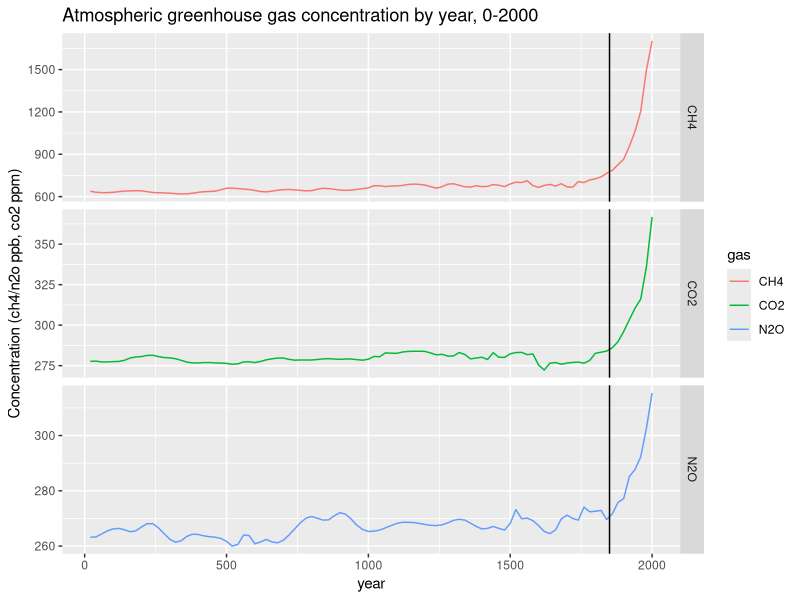

The R script that drew this image:
library(tidyverse)
library(dslabs)
data(temp_carbon)
data(greenhouse_gases)
data(historic_co2)

greenhouse_gases %>%
  ggplot(aes(year, concentration, col=gas)) +
  geom_line() +
  facet_grid(gas~., scales = "free") +
  geom_vline(aes(xintercept=1850)) +
  ylab("Concentration (ch4/n2o ppb, co2 ppm)") +
  ggtitle("Atmospheric greenhouse gas concentration by year, 0-2000")
